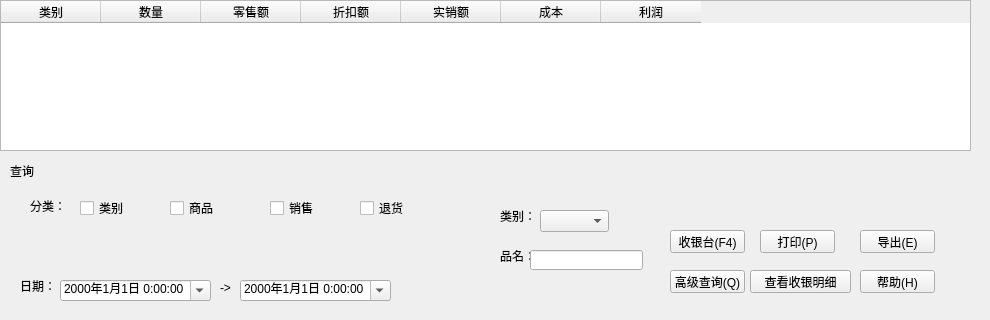
             <widget class="QWidget" name="tab_10">
              <attribute name="title">
               <string>销售分类统计</string>
              </attribute>
              <widget class="QTableWidget" name="tableWidget_5">
               <property name="geometry">
                <rect>
                 <x>0</x>
                 <y>0</y>
                 <width>971</width>
                 <height>151</height>
                </rect>
               </property>
               <column>
                <property name="text">
                 <string>类别</string>
                </property>
               </column>
               <column>
                <property name="text">
                 <string>数量</string>
                </property>
               </column>
               <column>
                <property name="text">
                 <string>零售额</string>
                </property>
               </column>
               <column>
                <property name="text">
                 <string>折扣额</string>
                </property>
               </column>
               <column>
                <property name="text">
                 <string>实销额</string>
                </property>
               </column>
               <column>
                <property name="text">
                 <string>成本</string>
                </property>
               </column>
               <column>
                <property name="text">
                 <string>利润</string>
                </property>
               </column>
              </widget>
              <widget class="QWidget" name="toolWidget_5" native="true">
               <property name="geometry">
                <rect>
                 <x>10</x>
                 <y>160</y>
                 <width>971</width>
                 <height>151</height>
                </rect>
               </property>
               <widget class="QLabel" name="label_74">
                <property name="geometry">
                 <rect>
                  <x>0</x>
                  <y>0</y>
                  <width>971</width>
                  <height>21</height>
                 </rect>
                </property>
                <property name="text">
                 <string>查询</string>
                </property>
               </widget>
               <widget class="QLabel" name="label_75">
                <property name="geometry">
                 <rect>
                  <x>490</x>
                  <y>50</y>
                  <width>54</width>
                  <height>12</height>
                 </rect>
                </property>
                <property name="text">
                 <string>类别：</string>
                </property>
               </widget>
               <widget class="QLabel" name="label_76">
                <property name="geometry">
                 <rect>
                  <x>490</x>
                  <y>90</y>
                  <width>54</width>
                  <height>12</height>
                 </rect>
                </property>
                <property name="text">
                 <string>品名：</string>
                </property>
               </widget>
               <widget class="QLabel" name="label_77">
                <property name="geometry">
                 <rect>
                  <x>10</x>
                  <y>120</y>
                  <width>54</width>
                  <height>12</height>
                 </rect>
                </property>
                <property name="text">
                 <string>日期：</string>
                </property>
               </widget>
               <widget class="QComboBox" name="comboBox_26">
                <property name="geometry">
                 <rect>
                  <x>530</x>
                  <y>50</y>
                  <width>69</width>
                  <height>22</height>
                 </rect>
                </property>
               </widget>
               <widget class="QLineEdit" name="lineEdit_20">
                <property name="geometry">
                 <rect>
                  <x>520</x>
                  <y>90</y>
                  <width>113</width>
                  <height>20</height>
                 </rect>
                </property>
               </widget>
               <widget class="QPushButton" name="pushButton_107">
                <property name="geometry">
                 <rect>
                  <x>740</x>
                  <y>110</y>
                  <width>101</width>
                  <height>23</height>
                 </rect>
                </property>
                <property name="text">
                 <string>查看收银明细</string>
                </property>
               </widget>
               <widget class="QPushButton" name="pushButton_108">
                <property name="geometry">
                 <rect>
                  <x>660</x>
                  <y>70</y>
                  <width>75</width>
                  <height>23</height>
                 </rect>
                </property>
                <property name="text">
                 <string>收银台(F4)</string>
                </property>
               </widget>
               <widget class="QPushButton" name="pushButton_109">
                <property name="geometry">
                 <rect>
                  <x>750</x>
                  <y>70</y>
                  <width>75</width>
                  <height>23</height>
                 </rect>
                </property>
                <property name="text">
                 <string>打印(P)</string>
                </property>
               </widget>
               <widget class="QPushButton" name="pushButton_110">
                <property name="geometry">
                 <rect>
                  <x>850</x>
                  <y>70</y>
                  <width>75</width>
                  <height>23</height>
                 </rect>
                </property>
                <property name="text">
                 <string>导出(E)</string>
                </property>
               </widget>
               <widget class="QPushButton" name="pushButton_111">
                <property name="geometry">
                 <rect>
                  <x>660</x>
                  <y>110</y>
                  <width>75</width>
                  <height>23</height>
                 </rect>
                </property>
                <property name="text">
                 <string>高级查询(Q)</string>
                </property>
               </widget>
               <widget class="QPushButton" name="pushButton_113">
                <property name="geometry">
                 <rect>
                  <x>850</x>
                  <y>110</y>
                  <width>75</width>
                  <height>23</height>
                 </rect>
                </property>
                <property name="text">
                 <string>帮助(H)</string>
                </property>
               </widget>
               <widget class="QLabel" name="label_84">
                <property name="geometry">
                 <rect>
                  <x>210</x>
                  <y>120</y>
                  <width>21</width>
                  <height>16</height>
                 </rect>
                </property>
                <property name="text">
                 <string>-&gt;</string>
                </property>
               </widget>
               <widget class="QDateTimeEdit" name="dateTimeEdit_12">
                <property name="geometry">
                 <rect>
                  <x>50</x>
                  <y>120</y>
                  <width>151</width>
                  <height>21</height>
                 </rect>
                </property>
                <property name="dateTime">
                 <datetime>
                  <hour>0</hour>
                  <minute>0</minute>
                  <second>0</second>
                  <year>2000</year>
                  <month>1</month>
                  <day>1</day>
                 </datetime>
                </property>
                <property name="displayFormat">
                 <string>yyyy年M月d日 H:mm:ss</string>
                </property>
                <property name="calendarPopup">
                 <bool>true</bool>
                </property>
               </widget>
               <widget class="QDateTimeEdit" name="dateTimeEdit_13">
                <property name="geometry">
                 <rect>
                  <x>230</x>
                  <y>120</y>
                  <width>151</width>
                  <height>21</height>
                 </rect>
                </property>
                <property name="dateTime">
                 <datetime>
                  <hour>0</hour>
                  <minute>0</minute>
                  <second>0</second>
                  <year>2000</year>
                  <month>1</month>
                  <day>1</day>
                 </datetime>
                </property>
                <property name="displayFormat">
                 <string>yyyy年M月d日 H:mm:ss</string>
                </property>
                <property name="calendarPopup">
                 <bool>true</bool>
                </property>
               </widget>
               <widget class="QLabel" name="label_78">
                <property name="geometry">
                 <rect>
                  <x>20</x>
                  <y>40</y>
                  <width>54</width>
                  <height>12</height>
                 </rect>
                </property>
                <property name="text">
                 <string>分类：</string>
                </property>
               </widget>
               <widget class="QCheckBox" name="checkBox">
                <property name="geometry">
                 <rect>
                  <x>70</x>
                  <y>40</y>
                  <width>71</width>
                  <height>16</height>
                 </rect>
                </property>
                <property name="text">
                 <string>类别</string>
                </property>
               </widget>
               <widget class="QCheckBox" name="checkBox_2">
                <property name="geometry">
                 <rect>
                  <x>160</x>
                  <y>40</y>
                  <width>71</width>
                  <height>16</height>
                 </rect>
                </property>
                <property name="text">
                 <string>商品</string>
                </property>
               </widget>
               <widget class="QCheckBox" name="checkBox_3">
                <property name="geometry">
                 <rect>
                  <x>260</x>
                  <y>40</y>
                  <width>71</width>
                  <height>16</height>
                 </rect>
                </property>
                <property name="text">
                 <string>销售</string>
                </property>
               </widget>
               <widget class="QCheckBox" name="checkBox_4">
                <property name="geometry">
                 <rect>
                  <x>350</x>
                  <y>40</y>
                  <width>71</width>
                  <height>16</height>
                 </rect>
                </property>
                <property name="text">
                 <string>退货</string>
                </property>
               </widget>
              </widget>
             </widget>
